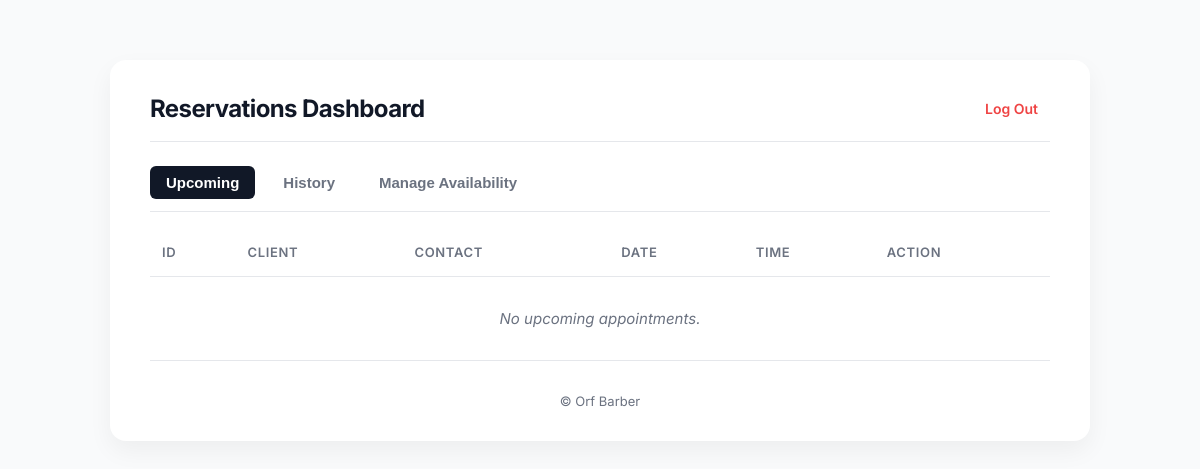
Before: /admin (signed in) with the older database file.
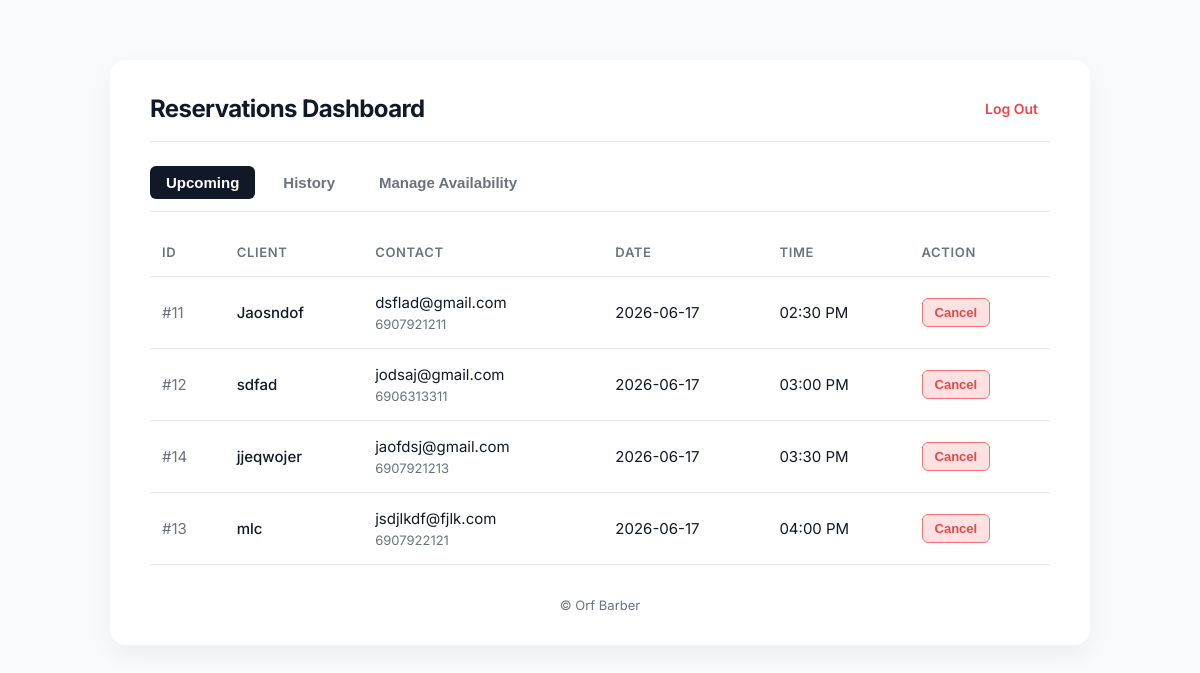
After: the same page with the newer database file.
### tables this page shows
CREATE TABLE appointments (
            id INTEGER PRIMARY KEY AUTOINCREMENT,
            name TEXT NOT NULL,
            email TEXT,
            phone TEXT NOT NULL,
            date TEXT NOT NULL,
            time TEXT NOT NULL
        );

### app.py (the view)
@app.route('/admin')
def admin():
    if not session.get('logged_in'): return redirect(url_for('login'))
    conn = sqlite3.connect('bookings.db')
    cursor = conn.cursor()
    cursor.execute('SELECT * FROM appointments ORDER BY date ASC, time ASC')
    all_bookings = cursor.fetchall()
    cursor.execute('''
        SELECT * FROM blocked_times
        ORDER BY
            CASE
                WHEN date = 'DAILY' THEN 1
                WHEN date LIKE 'EVERY_%' THEN 2
                ELSE 3
            END,
            date ASC, time ASC
    ''')
    blocked_times = cursor.fetchall()
    conn.close()
    upcoming_bookings = []
    past_bookings = []
    now = datetime.now()
    for booking in all_bookings:
        date_str, time_str = booking[4], booking[5]
        try:
            booking_dt = datetime.strptime(f"{date_str} {time_str}", '%Y-%m-%d %I:%M %p')
            if booking_dt >= now: upcoming_bookings.append(booking)
            else: past_bookings.append(booking)
        except ValueError:
            upcoming_bookings.append(booking)
    past_bookings.reverse()
    return render_template('admin.html', upcoming=upcoming_bookings, past=past_bookings, blocked=blocked_times)

### templates/admin.html (shortened to what this page needs)
<!DOCTYPE html>
<html lang="en">
<head>
    <link rel="stylesheet" href="https://cdn.jsdelivr.net/npm/flatpickr/dist/flatpickr.min.css">
</head>
<body>
    <div class="container">
        <div class="header">
            <h1>Reservations Dashboard</h1>
            <a href="/logout" class="logout">Log Out</a>
        </div>
        <div class="tabs">
            <button class="tab-btn active" id="btn-upcoming" onclick="showTab('upcoming')">Upcoming</button>
            <button class="tab-btn" id="btn-past" onclick="showTab('past')">History</button>
            <button class="tab-btn" id="btn-availability" onclick="showTab('availability')">Manage Availability</button>
        </div>
        <div id="view-upcoming" class="tab-content active">
            <table>
                <thead>
                    <tr><th>ID</th><th>Client</th><th>Contact</th><th>Date</th><th>Time</th><th>Action</th></tr>
                </thead>
                <tbody>
                    {% for booking in upcoming %}
                    <tr>
                        <td style="color: var(--text-muted);">#{{ booking[0] }}</td>
                        <td style="font-weight: 500;">{{ booking[1] }}</td>
                        <td>
                            {% if booking[2] %}
                                <div style="margin-bottom: 4px;">{{ booking[2] }}</div>
                            {% else %}
                                <div style="margin-bottom: 4px; color: #9ca3af; font-style: italic; font-size: 13px;">No email</div>
                            {% endif %}
                            <div style="color: var(--text-muted); font-size: 13px;">{{ booking[3] }}</div>
                        </td>
                        <td>{{ booking[4] }}</td>
                        <td>{{ booking[5] }}</td>
                        <td>
                            <form action="/delete/{{ booking[0] }}" method="POST" onsubmit="return confirm('Cancel this upcoming appointment?');" style="margin: 0;">
                                <button type="submit" class="btn-delete">Cancel</button>
                            </form>
                        </td>
                    </tr>
                    {% else %}
                    <tr><td colspan="6" class="empty-state">No upcoming appointments.</td></tr>
                    {% endfor %}
                </tbody>
            </table>
        </div>
        <div class="footer">© Orf Barber</div>
    </div>
</body>
</html>

### templates/admin.html (style rules this page uses)
:root { --bg: #f9fafb; --surface: #ffffff; --text-main: #111827; --text-muted: #6b7280; --danger: #ef4444; --border: #e5e7eb; --accent: #111827; }
body { font-family: 'Inter', sans-serif; background: var(--bg); margin: 0; padding: 20px; color: var(--text-main); }
.container { max-width: 900px; margin: 40px auto; background: var(--surface); padding: 32px 40px; border-radius: 16px; box-shadow: 0 10px 25px rgba(0,0,0,0.05); }
.header { display: flex; justify-content: space-between; align-items: center; margin-bottom: 24px; padding-bottom: 16px; border-bottom: 1px solid var(--border); }
h1 { margin: 0; font-size: 24px; font-weight: 700; letter-spacing: -0.025em; }
.logout { color: var(--danger); text-decoration: none; font-weight: 600; font-size: 14px; padding: 8px 12px; border-radius: 6px; transition: background 0.2s; }
.tabs { display: flex; gap: 12px; margin-bottom: 16px; border-bottom: 1px solid var(--border); padding-bottom: 12px; }
.tab-btn { background: none; border: none; padding: 8px 16px; font-size: 15px; font-weight: 600; color: var(--text-muted); cursor: pointer; border-radius: 6px; transition: all 0.2s; }
.tab-btn.active { background: var(--accent); color: #fff; }
.tab-content { display: none; }
.tab-content.active { display: block; }
table { width: 100%; border-collapse: collapse; font-size: 15px; }
th, td { padding: 16px 12px; border-bottom: 1px solid var(--border); text-align: left; }
th { color: var(--text-muted); font-weight: 600; font-size: 13px; text-transform: uppercase; letter-spacing: 0.05em; }
tbody tr { transition: background 0.2s ease; }
.btn-delete { background: #fee2e2; color: #ef4444; border: 1px solid #f87171; padding: 6px 12px; border-radius: 6px; font-size: 13px; font-weight: 600; cursor: pointer; transition: all 0.2s; }
.footer { margin-top: 32px; text-align: center; color: var(--text-muted); font-size: 13px; }

Changed rows visible on the page:
added appointments: id "11", name "Jaosndof", email "dsflad@gmail.com", phone "6907921211", date "2026-06-17", time "02:30 PM"
added appointments: id "12", name "sdfad", email "jodsaj@gmail.com", phone "6906313311", date "2026-06-17", time "03:00 PM"
added appointments: id "14", name "jjeqwojer", email "jaofdsj@gmail.com", phone "6907921213", date "2026-06-17", time "03:30 PM"
added appointments: id "13", name "mlc", email "jsdjlkdf@fjlk.com", phone "6907922121", date "2026-06-17", time "04:00 PM"
Other visible differences:
text no longer shown: "No upcoming appointments."
